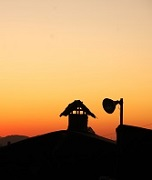
#> input picture Frontend/day_76/11/images/sunset.jpg, 152 x 180 px, found by its file name
$ jupyter execute --allow-errors '0822_1. 이미지 프로세싱.ipynb'   (text cells are left out)
#> lines starting #> are read from the running program, lines starting #| are printed output that depends on the picture; after the words box and inside, x2 and y2 are one past the last pixel; in counts of white or black regions, pixels touching at a corner belong together; long printed decimals are rounded
[cell 1]
import cv2
import numpy as np

img = cv2.imread('./insightbook.opencv_project_python-master/img/sunset.jpg')
#> img is the input picture: shape (180, 152, 3); mean B, G, R 89.3, 136, 175.4
# roi 좌표
# 태양영역의 시작 좌표 x:320, y:150, 영역의 크기 50
x=320
y=150
w=50
h=50
roi = img[y:y+h,x:x+w]
#> roi = empty array

print(roi.shape)
#| (30, 0, 3)
cv2.rectangle(roi,(0,0),(h-1,w-1),(0,255,0))  # roi에 사각형 그리기(색 지정-초록)
cv2.imshow('img',img)

cv2.waitKey(0)
cv2.destroyAllWindows()

[cell 2]
# 관심 영역 복제 및 새로운 창 띄우기
import cv2
import numpy as np

img = cv2.imread('./insightbook.opencv_project_python-master/img/sunset.jpg')
# roi 좌표
x=320
y=150
w=50
h=50
roi = img[y:y+h,x:x+w]
img2 = roi.copy()   # 복사본 만들기
#> img2 = empty array
img[y:y+h,x+w:x+w+w] = roi # 새로운 좌표에 roi 추가 : 태양 2개 만들기

cv2.rectangle(img,(x,y),(x+w+w,y+h),(0,255,0)) # 2개의 태양 영역에 사각형 표기

cv2.imshow('img',img)
cv2.imshow('roi',img2) # roi만 따로 출력

cv2.waitKey(0)
cv2.destroyAllWindows()
# 복사본을 만들지 않으면 새 창에 띄운 태양 그림에도 초록 사각형이 그려지게 됨

[cell 3]
import cv2
import numpy as np

isDragging = False
x0,y0,w,h = -1,-1,-1,-1
blue, red = (255,0,0),(0,0,255)

def onMouse(event,x,y,flags,param):
    global isDragging, x0,y0,img
    if event == cv2.EVENT_LBUTTONDOWN:
        isDragging = True
        x0 = x
        y0 = y
    elif event == cv2.EVENT_MOUSEMOVE:
        if isDragging:
            img_draw = img.copy()
            cv2.rectangle(img_draw,(x0,y0),(x,y),blue,2)
            cv2.imshow('img',img_draw)
    elif event == cv2.EVENT_LBUTTONUP:
        if isDragging:
            isDragging = False
            w = x - x0
            h = y - y0
            print("x:%d,y:%d,w:%d,h:%d"%(x0,y0,w,h))
            if w > 0 and h > 0:
                img_draw = img.copy()
                cv2.rectangle(img_draw,(x0,y0),(x,y),red,2)
                cv2.imshow('img',img_draw)
                roi = img[y0:y0+h,x0:x0+w]
                cv2.imshow('cropped',roi)
                cv2.moveWindow('cropped',0,0)
                cv2.imwrite('./cropped.jpg',roi)
                print("cropped")
            else:
                cv2.imshow('img',img)
                print("좌측 상단에서 우측 하단으로 드래그하세요")

img = cv2.imread('./insightbook.opencv_project_python-master/img/sunset.jpg')
cv2.imshow('img',img)
cv2.setMouseCallback('img',onMouse)
cv2.waitKey()
cv2.destroyAllWindows()

[cell 4]
import numpy as np
import cv2
# 얼굴 검출을 위한 캐스케이드 분류기
face_cascade = cv2.CascadeClassifier('./insightbook.opencv_project_python-master/09.ml/data/haarcascade_frontalface_default.xml')
# 눈 검출을 위한 캐스케이드 분류기 생성
eye_cascade = cv2.CascadeClassifier('./insightbook.opencv_project_python-master/09.ml/data/haarcascade_eye.xml')

img = cv2.imread('./insightbook.opencv_project_python-master/img/children.jpg')
# 검출할 이미지를 그레이 스케일로 변환
#> (the rest of this cell did not finish here and is left out)

[cell 5]
import cv2

# 얼굴 검출을 위한 캐스케이드 분류기
face_cascade = cv2.CascadeClassifier('./insightbook.opencv_project_python-master/09.ml/data/haarcascade_frontalface_default.xml')
# 눈 검출을 위한 캐스케이드 분류기 생성
eye_cascade = cv2.CascadeClassifier('./insightbook.opencv_project_python-master/09.ml/data/haarcascade_eye.xml')

# 카메라 캡쳐 활성화
cam = cv2.VideoCapture(0)

while True:
    ret,img = cam.read()
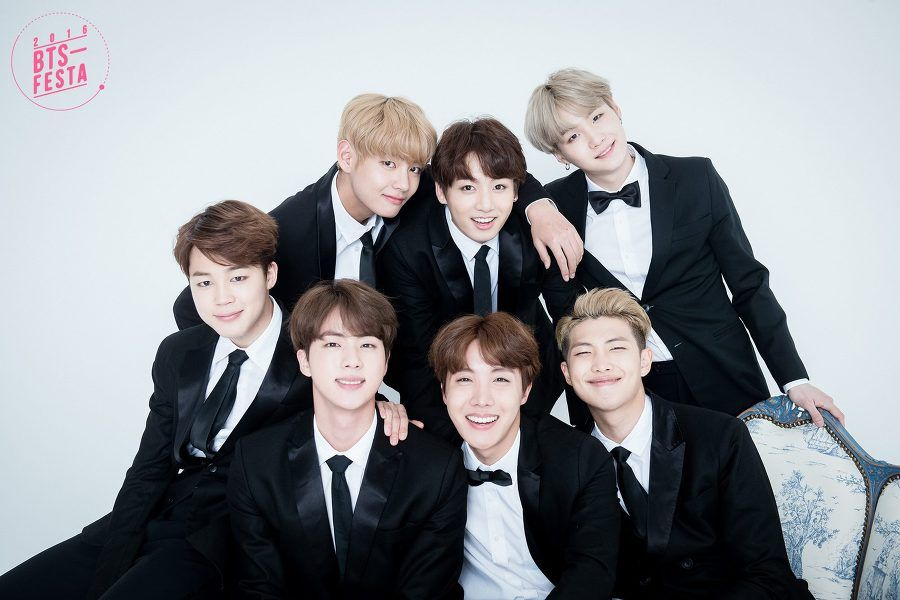
#> input picture openCV/day_55/Haar_object_detection/image/bts.jpg, 900 x 600 px, given in place of the camera
#> img is the input picture: shape (600, 900, 3); mean B, G, R 148.6, 144.4, 141.7
    if not ret:
        print('no frame')
        break
    gray = cv2.cvtColor(img,cv2.COLOR_BGR2GRAY)
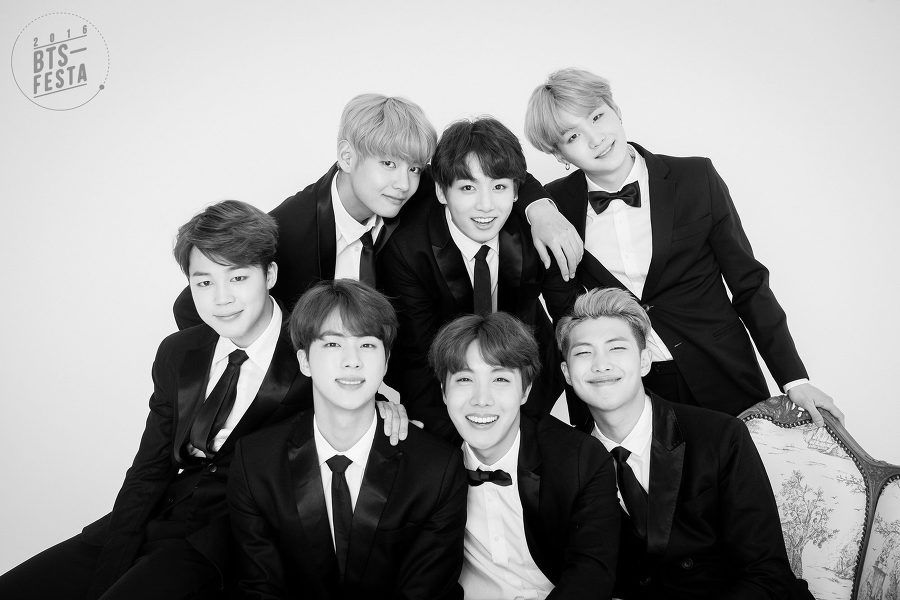
#> gray: shape (600, 900); min 0, max 255, mean 144.1
    faces = face_cascade.detectMultiScale(gray,1.3,5)
#> faces = [[438, 155, 87, 87], [182, 249, 86, 86], [560, 321, 81, 81], [298, 310, 97, 97], [430, 342, 102, 102]]
    for (x,y,w,h) in faces:
        cv2.rectangle(img, (x,y),(x+w,y+h),(0,255,0),2)
        roi = gray[y:y+h,x:x+w]
        eyes = eye_cascade.detectMultiScale(roi)
        for (ex,ey,ew,eh) in eyes:
            cv2.rectangle(img[y:y+h,x:x+w],(ex,ey),(ex+ew,ey+eh),(255,0,0),2)
#> this loop made 5 passes
#> (x, y, w, h, eyes) on passes 1, 2, 4, 5: (438, 155, 87, 87, [[18, 22, 22, 22], [47, 21, 22, 22]]), (182, 249, 86, 86, [[43, 18, 24, 24], [12, 23, 23, 23]]), (298, 310, 97, 97, [[56, 25, 23, 23]]), (430, 342, 102, 102, [[23, 27, 23, 23], [57, 26, 24, 24]])
#> pass 1, `roi = gray[y:y+h,x:x+w]`:
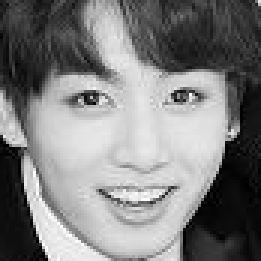
#> roi: shape (87, 87) (shown 3 times larger); min 0, max 255, mean 126.4
#> pass 2, `roi = gray[y:y+h,x:x+w]`:
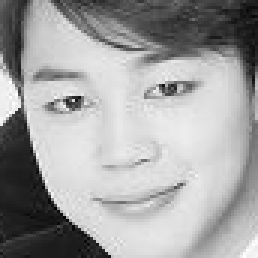
#> roi: shape (86, 86) (shown 3 times larger); min 1, max 255, mean 161.2
#> pass 3, `roi = gray[y:y+h,x:x+w]`:
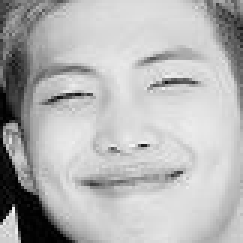
#> roi: shape (81, 81) (shown 3 times larger); min 0, max 246, mean 180.7
#> after the loop:
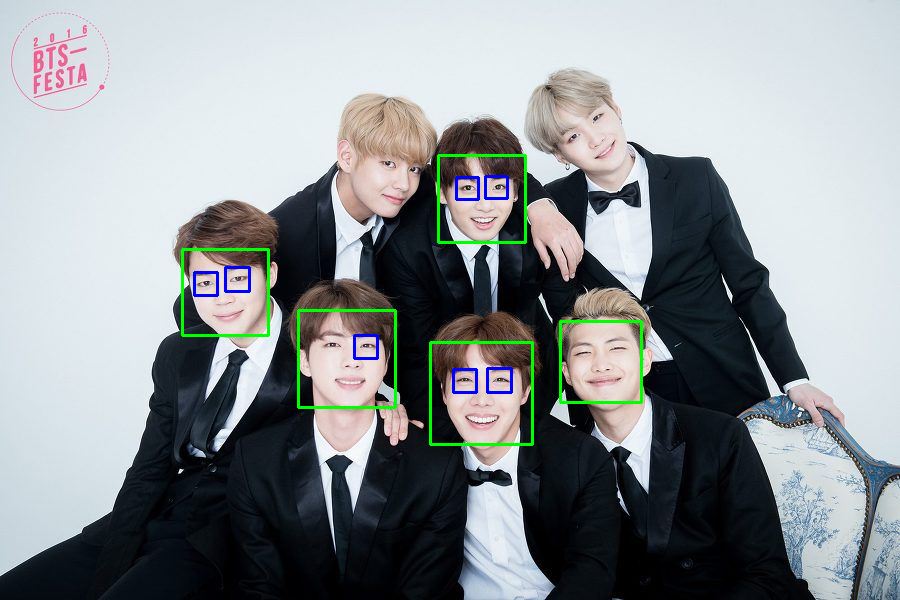
#> img: shape (600, 900, 3); 1.36% of pixels changed, all inside (x1, y1, x2, y2) = (181, 154, 643, 446)
#> after the loop:
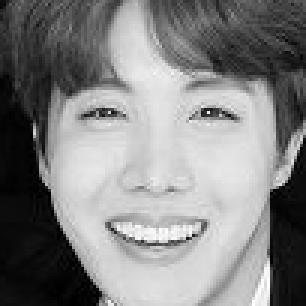
#> roi: shape (102, 102) (shown 3 times larger); min 0, max 255, mean 130.8
    cv2.imshow('facedetect',img)

    if 0xFF & cv2.waitKey(5) == 27:
#> (key Esc is pressed here)
        break
cv2.destroyAllWindows()

[cell 6]
import cv2
import numpy as np

img = cv2.imread('./insightbook.opencv_project_python-master/img/opencv_logo.png')
bgr = cv2.imread('./insightbook.opencv_project_python-master/img/opencv_logo.png',cv2.IMREAD_COLOR)

bgra = cv2.imread('./insightbook.opencv_project_python-master/img/opencv_logo.png',cv2.IMREAD_UNCHANGED)

#> (the rest of this cell did not finish here and is left out)

[cell 7]
import cv2
import numpy as np
# 평균값을 구하는 알고리즘 직접 구현
img = cv2.imread('./insightbook.opencv_project_python-master/img/girl.jpg')
#> (the rest of this cell did not finish here and is left out)

[cell 8]
import cv2
import numpy as np
print("OpenCV version:")
print(cv2.__version__)
#| 4.13.0
img = cv2.imread('./insightbook.opencv_project_python-master/img/girl.jpg')
#> (the rest of this cell did not finish here and is left out)

[cell 9]
import cv2
import numpy as np
import matplotlib.pylab as plt

img = cv2.imread('./insightbook.opencv_project_python-master/img/gray_gradient.jpg',cv2.IMREAD_GRAYSCALE)

thresh_np = np.zeros_like(img)
#> (the rest of this cell did not finish here and is left out)

[cell 10]
import cv2
import numpy as np
import matplotlib.pylab as plt
img = cv2.imread('./insightbook.opencv_project_python-master/img/scaned_paper.jpg',cv2.IMREAD_GRAYSCALE) #이미지를 그레이 스케일로 읽기
thresholds = [80, 100, 120, 140, 150, 170, 190]
imgs = {'Original' : img}
for t in thresholds:
    _, t_img = cv2.threshold(img, t, 255, cv2.THRESH_BINARY)
    imgs['t:%d'%t] = t_img
#> after the loop, imgs = 8 items
#> (the rest of this cell did not finish here and is left out)

[cell 11]
import cv2
import numpy as np
import matplotlib.pylab as plt

img = cv2.imread('./insightbook.opencv_project_python-master/img/scaned_paper.jpg',cv2.IMREAD_GRAYSCALE)

_, t_130 = cv2.threshold(img,130,255,cv2.THRESH_BINARY)
t,t_otsu = cv2.threshold(img,-1,255,cv2.THRESH_BINARY | cv2.THRESH_OTSU)
#> t = 0
print('otsu threshold : ',t)
#| otsu threshold :  0.0

img = {'Original':img,'t:130':t_130,'otsu:%d'%t:t_otsu}
#> (the rest of this cell did not finish here and is left out)

[cell 12]
import cv2
import numpy as np
import matplotlib.pyplot as plt

blk_size = 9        # 블럭 사이즈
C = 5               # 차감 상수
img = cv2.imread('./insightbook.opencv_project_python-master/img/sudoku.jpg', cv2.IMREAD_GRAYSCALE) # 그레이 스케일로  읽기

# ---① 오츠의 알고리즘으로 단일 경계 값을 전체 이미지에 적용
ret, th1 = cv2.threshold(img, 0, 255, cv2.THRESH_BINARY | cv2.THRESH_OTSU)
#> ret = 0

# ---② 어뎁티드 쓰레시홀드를 평균과 가우시안 분포로 각각 적용
#> (the rest of this cell did not finish here and is left out)

[cell 13]
import cv2
import numpy as np

# ---① 연산에 사용할 배열 생성
a = np.uint8([[200, 50]])
b = np.uint8([[100, 100]])

#---② NumPy 배열 직접 연산
add1 = a + b
sub1 = a - b
mult1 = a * 2
div1 = a / 3

# ---③ OpenCV API를 이용한 연산
add2 = cv2.add(a, b)
#> add2 = [[255, 150]]
sub2 = cv2.subtract(a, b)
#> sub2 = [[100, 0]]
mult2 = cv2.multiply(a , 2)
#> mult2 = [[255, 100]]
div2 = cv2.divide(a, 3)
#> div2 = [[67, 17]]

#---④ 각 연산 결과 출력
print(add1, add2)
#| [[ 44 150]] [[255 150]]
print(sub1, sub2)
#| [[100 206]] [[100   0]]
print(mult1, mult2)
#| [[144 100]] [[255 100]]
print(div1, div2)
#| [[66.667 16.667]] [[67 17]]

[cell 14]
import cv2
import numpy as np

#---① 연산에 사용할 배열 생성
a = np.array([[1, 2]], dtype=np.uint8)
b = np.array([[10, 20]], dtype=np.uint8)
#---② 2번째 요소가 0인 마스크 배열 생성
mask = np.array([[1, 0]], dtype=np.uint8)

#---③ 누적 할당과의 비교 연산
c1 = cv2.add( a, b , None, mask)
#> c1 = [[11, 0]]
print(c1)
#| [[11  0]]
c2 = cv2.add( a, b , b.copy(), mask)
#> c2 = [[11, 20]]
print(c2, b)
#| [[11 20]] [[10 20]]
